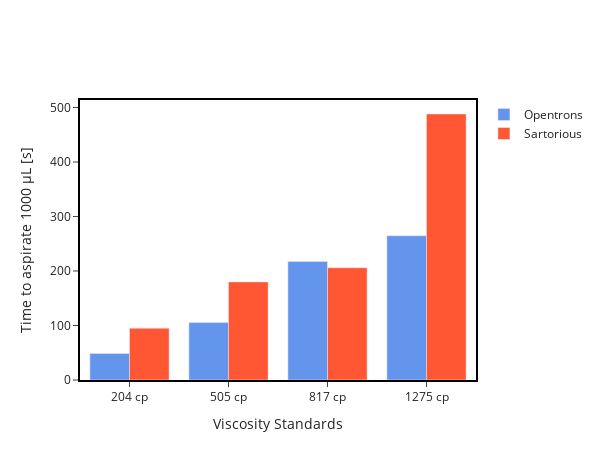

Notebook cell for this chart:
### Code cell
compare('Time to aspirate 1000 ?L [s]','Time to aspirate 1000 μL [s]')

### Figure 1 — Plotly figure (JSON) as saved in the notebook; plotly's stock layout.template omitted (floating-point values rounded to 4 significant figures)
{"data": [{"marker": {"color": "#6495ED"}, "name": "Opentrons", "type": "bar", "x": ["204 cp", "505 cp", "817 cp", "1275 cp"], "y": [48.64, 105.4, 217.4, 264.6]}, {"marker": {"color": "#FF5733"}, "name": "Sartorious", "type": "bar", "x": ["204 cp", "505 cp", "817 cp", "1275 cp"], "y": [95, 180, 206, 488]}], "layout": {"height": 460, "paper_bgcolor": "rgba(0,0,0,0)", "plot_bgcolor": "rgba(0, 0, 0, 0)", "width": 600, "xaxis": {"linecolor": "black", "linewidth": 2, "mirror": true, "showgrid": false, "showline": true, "ticks": "outside", "title": {"text": "Viscosity Standards"}}, "yaxis": {"linecolor": "black", "linewidth": 2, "mirror": true, "showgrid": false, "showline": true, "ticks": "outside", "title": {"text": "Time to aspirate 1000 μL [s]"}}}}
